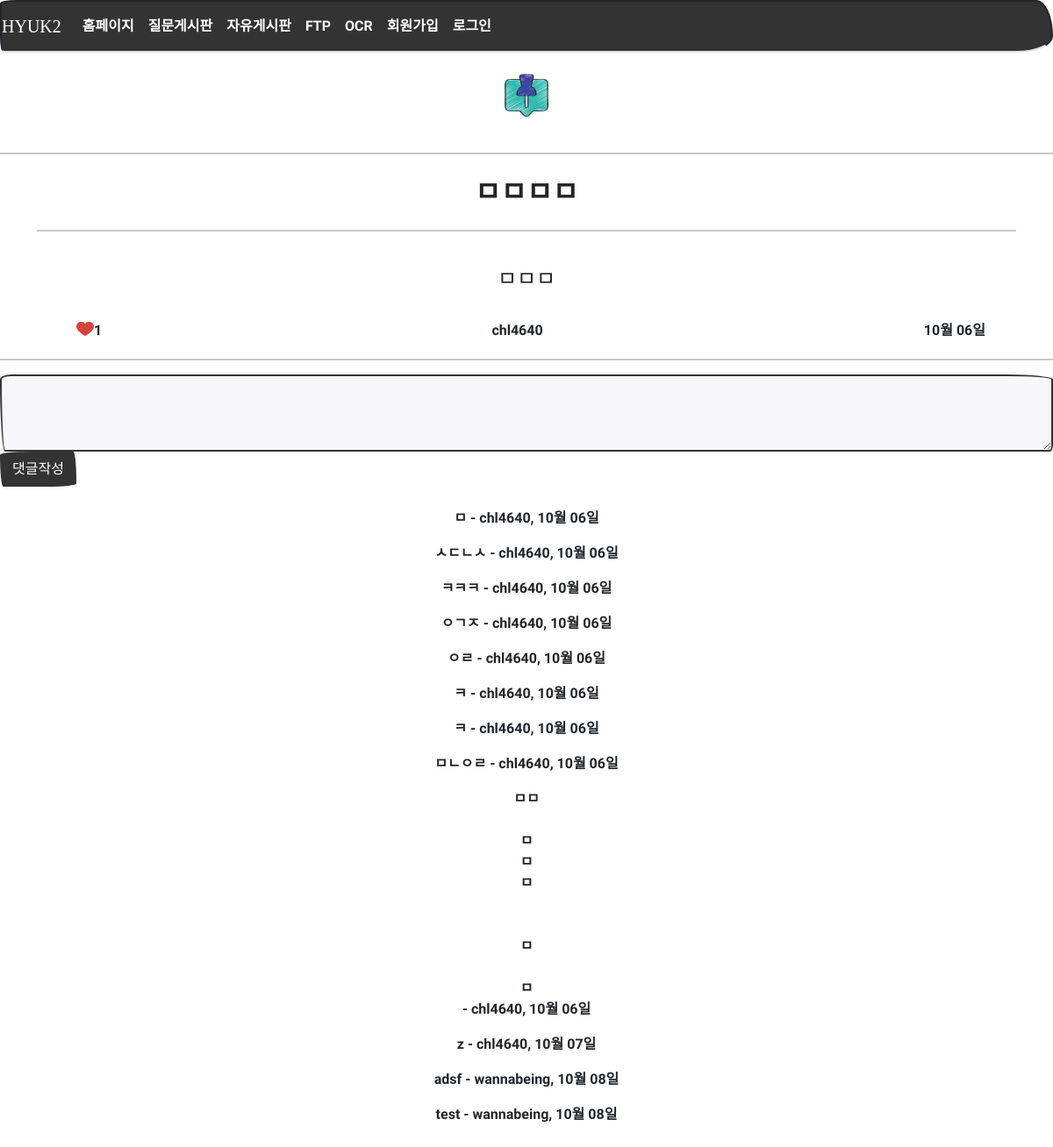
/board/detail/2/, run on the app's committed database.
### models.py (models this page shows)
class Board(db.Model):
    id = db.Column(db.Integer, primary_key=True)
    subject = db.Column(db.String(200), nullable=False)
    content = db.Column(db.Text(), nullable=False)
    create_date = db.Column(db.DateTime(), nullable=False)
    user_id = db.Column(db.Integer, db.ForeignKey('user.id', ondelete='CASCADE'), nullable=False)
    user = db.relationship('User', backref=db.backref('board_set'))  # 나중에 자신이 작성한 글을 user.board_set 으로 참조할 수 있다.
    modify_date = db.Column(db.DateTime(), nullable=True)
    hits = db.Column(db.Integer, nullable=False, default='0')
    voter = db.relationship('User', secondary=board_voter, backref=db.backref('board_voter_set'))

class User(db.Model):
    id = db.Column(db.Integer, primary_key=True)    # id는 자동으로 증가하는 User 모델의 기본키
    username = db.Column(db.String(150), unique=True, nullable=False)  # 아이디
    password = db.Column(db.String(200), nullable=False)
    name = db.Column(db.String(150), nullable=False)  # 실명
    email = db.Column(db.String(120), unique=True, nullable=False)
    fir_joo = db.Column(db.String(6), nullable=False)  # 주민번호 앞자리
    sec_joo = db.Column(db.String(7), nullable=False)  # 주민번호 뒷자리
    tel = db.Column(db.String(50), nullable=False)  # 휴대폰 번호, 휴대폰인증이 있다면 unique=True 넣어야 됨

class Comment(db.Model):
    id = db.Column(db.Integer, primary_key=True)
    user_id = db.Column(db.Integer, db.ForeignKey('user.id', ondelete='CASCADE'), nullable=False)
    user = db.relationship('User', backref=db.backref('comment_set'))
    content = db.Column(db.Text(), nullable=False)
    create_date = db.Column(db.DateTime(), nullable=False)
    modify_date = db.Column(db.DateTime())
    board_id = db.Column(db.Integer, db.ForeignKey('board.id', ondelete='CASCADE'), nullable=True)
    board = db.relationship('Board', backref=db.backref('comment_set'))
    answer_id = db.Column(db.Integer, db.ForeignKey('answer.id', ondelete='CASCADE'), nullable=True)
    answer = db.relationship('Answer', backref=db.backref('comment_set'))
    voter = db.relationship('User', secondary=comment_voter, backref=db.backref('comment_voter_set'))

### views/board_views.py (the view)
@bp.route('/detail/<int:board_id>/')
def detail(board_id):
    form = BoardForm()
    board = Board.query.get_or_404(board_id)
    board.hits += 1
    db.session.add(board)
    db.session.commit()
    return render_template('board/board_detail.html', board=board, form=form)

### forms.py
class BoardForm(FlaskForm):
    subject = StringField('제목', validators=[DataRequired('제목을 입력하세용')])
    content = TextAreaField('내용', validators=[DataRequired('내용을 입력하세용')])

### filter.py (called while the page is built)
def format_datetime(value, fmt='%m월 %d일'):
    now = datetime.now()
    time = now - value
    if time < timedelta(minutes=1):
        return '방금 전'
    elif time < timedelta(hours=1):
        return str(int(time.seconds / 60)) + '분 전'
    elif time < timedelta(days=1):
        return str(int(time.seconds / 3600)) + '시간 전'
    elif time < timedelta(days=7):
        time = datetime.now().date() - value.date()
        return str(time.days) + '일 전'
    else:
        return value.strftime(fmt)

### views/login_views.py (called while the page is built)
@bp.before_app_request
def logged_in_user():
    user_id = session.get('user_id')
    if user_id is None:
        g.user = None
    else:
        g.user = User.query.get(user_id)

### templates/board/board_detail.html (shortened to what this page needs)
{% extends 'base.html' %}
{% block content %}
        <div>
  	        <center>
  	            <br>
  	            <img src="{{ url_for('static',filename='images/board.png') }}"
                     width="50" style="margin-left: auto; margin-right: auto; display: block;" />
  	            <br>
  	        <hr width="100%" color="black" />
  	    </div>
<div class="container my-3 text-center">
    <h2 class="py-2" style="font-weight:bolder">{{ board.subject }}</h2>
    <hr width="100%" color="black" /><br>
        <h4>{{ board.content }}</h4> <br>
        <div class="d-flex justify-content-between detail_q_title">
            <div class="d-flex" style="margin: 0px 10px">
                    {% if board.voter|length > 0 %}
                    <a href="#" class="recommend" data-uri="{{ url_for('vote.board', board_id=board.id) }}">
                        <img src="{{ url_for('static',filename='images/after_like.png') }}"
                        width="20" style="margin-left: auto; margin-right: auto; display: block;" />
                    </a>
                    {% else %}
                    <a href="#" class="recommend" data-uri="{{ url_for('vote.board', board_id=board.id) }}">
                        <img src="{{ url_for('static',filename='images/before_like.png') }}"
                        width="20" style="margin-left: auto; margin-right: auto; display: block;" />
                    </a>
                    {% endif %}
                    <div class="bg-light text-center font-weight-bolder mb-1">{{ board.voter|length }}</div>
            </div>
            <div class="d-flex">
            {{ board.user.username }}
            </div>
            <div class="d-flex">
            {% if board.modify_date %}
                <p>{{ board.modify_date|datetime }}(수정)</p>
            {% else %}
                {{ board.create_date|datetime }}
            {% endif %}
            </div>
        </div>
</div>
<hr width="100%" color="black" />
<form action="{{ url_for('comment.create_board', board_id=board.id) }}" method="post" class="my-3">
        <div class="form-group">
            <textarea {% if not g.user %}disabled{% endif %}
                    name="content" id="content" class="form-control" rows="3"></textarea>
        </div>
        <input type="submit" value="댓글작성" class="btn btn-primary center">
    </form>
{% if board.comment_set|length > 0 %}
<div class="my-3 text-center">
    {% for comment in board.comment_set %}
    <div class="py-2">
        <span style="white-space: pre-line;">{{ comment.content }}</span>
        <span>
            - {{ comment.user.username }}, {{ comment.create_date|datetime }}
        </span>
    </div>
    {% endfor %}
</div>
{% endif %}
<br><br>
{% endblock %}

### static/css/style.css (style rules this page uses)
.detail_q_title { padding: 0px 35px; }

### data on the page
Board: subject "ㅁㅁㅁㅁ", content "ㅁㅁㅁ", create_date "10월 06일"
User: user.username "chl4640"
Comment: content "ㅁ", user.username "chl4640", create_date "10월 06일"
Comment: content "ㅅㄷㄴㅅ", user.username "chl4640", create_date "10월 06일"
Comment: content "ㅋㅋㅋ", user.username "chl4640", create_date "10월 06일"
Comment: content "ㅇㄱㅈ", user.username "chl4640", create_date "10월 06일"
Comment: content "ㅇㄹ", user.username "chl4640", create_date "10월 06일"
Comment: content "ㅋ", user.username "chl4640", create_date "10월 06일"
Comment: content "ㅋ", user.username "chl4640", create_date "10월 06일"
Comment: content "ㅁㄴㅇㄹ", user.username "chl4640", create_date "10월 06일"
Comment: content "ㅁㅁ ㅁ ㅁ ㅁ ㅁ ㅁ", user.username "chl4640", create_date "10월 06일"
Comment: content "z", user.username "chl4640", create_date "10월 07일"
Comment: content "adsf", user.username "wannabeing", create_date "10월 08일"
Comment: content "test", user.username "wannabeing", create_date "10월 08일"

### other printed values
{{ board.voter|length }} "1"
